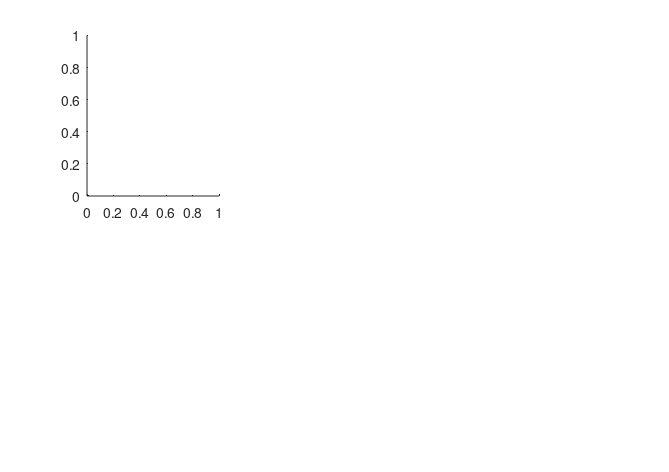

Write MATLAB code to recreate this figure. (Note: this script raises an error after producing the figure.)
clear;
clc;

saveFig= 1;
saveStats= 0;

figSize_cm= [10 5 17 12];
figure_prop_name = {'PaperPositionMode','units','Position', 'Renderer'};
figure_prop_val =  { 'auto'            ,'centimeters', figSize_cm, 'painters'};  % [Xcorner Ycorner Xwidth Ywidth]
figure(1);
clf;
set(gcf,figure_prop_name,figure_prop_val);

dirStruct.png= [pwd filesep 'final_figs' filesep];
dirStruct.stats= [pwd filesep 'tables_for_stats' filesep];

if ~isfolder(dirStruct.png)
    mkdir(dirStruct.png);
    mkdir(dirStruct.stats);
end

%%
NHchins= [321 322 325 338 341 343 346 347 354 355 373 374 379 394 395];
HIchins= [358 360 361 362 367 370];
prctPoint= [10 50];

%% ABRs
ABR_DataDir= ['ABR_Data' filesep];
freqs2use_Hz= [.5 1 2 4 8]*1e3;
freqs2use_kHz= freqs2use_Hz(:)/1e3;

abr_thresh_nh= nan(numel(freqs2use_Hz), numel(NHchins));
abr_thresh_preHI= nan(numel(freqs2use_Hz), numel(HIchins));
abr_thresh_postHI= nan(numel(freqs2use_Hz), numel(HIchins));

for nhVar= 1:length(NHchins)
    curChin= NHchins(nhVar);
    curDir= dir(sprintf('%sQ%d*NH*', ABR_DataDir, curChin));
    
    if isempty(curDir)
        fprintf('No baseline for Q%d\n', curChin);
    elseif numel(curDir)>1
        error('SSUp');
    else
        fprintf('Using %s\n', curDir.name);
        curData_fName= dir(sprintf('%s%s%s*.mat', ABR_DataDir, curDir.name, filesep));
        curData= load(sprintf('%s%s%s%s', ABR_DataDir, curDir.name, filesep, curData_fName.name));
        curData= curData.abrs;
        [~, inds]= ismember(freqs2use_Hz, curData.thresholds(:,1));
        abr_thresh_nh(:, nhVar)= curData.thresholds(inds,2);
    end
end

for nhVar= 1:length(HIchins)
    curChin= HIchins(nhVar);
    curDir= dir(sprintf('%sQ%d*NH*', ABR_DataDir, curChin));
    
    if isempty(curDir)
        fprintf('No baseline for Q%d\n', curChin);
    elseif numel(curDir)>1
        error('SSUp');
    else
        fprintf('Using %s\n', curDir.name);
        curData_fName= dir(sprintf('%s%s%s*.mat', ABR_DataDir, curDir.name, filesep));
        curData= load(sprintf('%s%s%s%s', ABR_DataDir, curDir.name, filesep, curData_fName.name));
        curData= curData.abrs;
        [~, inds]= ismember(freqs2use_Hz, curData.thresholds(:,1));
        abr_thresh_preHI(:, nhVar)= curData.thresholds(inds,2);
    end
end

for hiVar= 1:length(HIchins)
    curChin= HIchins(hiVar);
    curDir= dir(sprintf('%sQ%d*HI*', ABR_DataDir, curChin));
    
    if isempty(curDir)
        fprintf('No baseline for Q%d\n', curChin);
    elseif numel(curDir)>1
        error('SSUp');
    else
        fprintf('Using %s\n', curDir.name);
        curData_fName= dir(sprintf('%s%s%s*.mat', ABR_DataDir, curDir.name, filesep));
        curData= load(sprintf('%s%s%s%s', ABR_DataDir, curDir.name, filesep, curData_fName.name));
        curData= curData.abrs;
        [~, inds]= ismember(freqs2use_Hz, curData.thresholds(:,1));
        abr_thresh_postHI(:, hiVar)= curData.thresholds(inds,2);
    end
end

% Plot
plt.fontName='Arial';
plt.mrkSize= 4;
plt.mrkSize2= 6;
plt.lw1= 0.5;
plt.lw2= 1.5;
plt.lw3= 2.5;
plt.fontSize= 9;
plt.ttlFontSize= 11;
plt.tick_len= [.02 .02];
plt.ax_lw= 1;
plt.Q10_ticks_vals= [.5 1 5 10];
plt.Q10_ticks_labs= cellfun(@(x) num2str(x), num2cell(plt.Q10_ticks_vals), 'UniformOutput', false);
plt.plotVar= true;
plt.step4Avging= 1;
plt.window4Avging= 1;
plt.avgType= 50;
plt.MINpts= 7;

sp_ax(1)= subplot(231);
hold on;
plot(freqs2use_kHz, abr_thresh_nh, '-o', 'color', helper.get_color('b'), 'markersize', plt.mrkSize, 'linew', plt.lw1);

plot(freqs2use_kHz, abr_thresh_preHI, '-o', 'color', helper.get_color('b'), 'markersize', plt.mrkSize, 'linew', plt.lw1);
plot(freqs2use_kHz, nanmean([abr_thresh_nh, abr_thresh_preHI], 2), '-', 'color', 'b', 'markersize', plt.mrkSize, 'linew', plt.lw3);

plot(freqs2use_kHz, abr_thresh_postHI, '-o', 'color', helper.get_color('r'), 'markersize', plt.mrkSize, 'linew', plt.lw1);
plot(freqs2use_kHz, nanmean(abr_thresh_postHI, 2), '-', 'color', 'r', 'markersize', plt.mrkSize, 'linew', plt.lw3);

set(gca, 'xscale', 'log', 'xtick', freqs2use_kHz, 'TickLength', plt.tick_len);
xlim([.4 10]);
ylim([-19 90]);

% xlab_han= xlabel('Frequency (kHz)');
ylabHan(1)= ylabel('ABR Thresh. (dB SPL)', 'Units', 'normalized');
set(gca, 'fontsize', plt.fontSize, 'box', 'off', 'linew', plt.ax_lw, 'FontName', plt.fontName);

abr_thresh_shift= nanmean(abr_thresh_postHI, 2) - nanmean([abr_thresh_nh, abr_thresh_preHI], 2);


% Table
abr_nh_inds= find(all(~isnan(abr_thresh_nh)));
NHchin_str= repmat(cellfun(@(x) ['Q' num2str(x)], num2cell(NHchins(abr_nh_inds)), 'UniformOutput', false), numel(freqs2use_kHz), 1);
NHchins_hearing= repmat({'NH'}, numel(freqs2use_Hz), numel(abr_nh_inds));
freqs_tbl_nh= repmat(freqs2use_kHz(:), 1, numel(abr_nh_inds));

HIchins_str= repmat(cellfun(@(x) ['Q' num2str(x)], num2cell(HIchins), 'UniformOutput', false), numel(freqs2use_kHz), 1);
freqs_tbl_hi= repmat(freqs2use_kHz(:), 1, numel(HIchins));

HIchins_hearing_pre= repmat({'NH'}, numel(freqs2use_Hz), numel(HIchins));
HIchins_hearing_post= repmat({'HI'}, numel(freqs2use_Hz), numel(HIchins));

var_abr.chinID= [NHchin_str, HIchins_str, HIchins_str];
var_abr.hearing= [NHchins_hearing, HIchins_hearing_pre, HIchins_hearing_post];
var_abr.freq_kHz= [freqs_tbl_nh, freqs_tbl_hi, freqs_tbl_hi];
var_abr.abr_thresh= [abr_thresh_nh(:, abr_nh_inds), abr_thresh_preHI, abr_thresh_postHI];


tbl_abr= table(var_abr.chinID(:), var_abr.hearing(:), var_abr.freq_kHz(:), var_abr.abr_thresh(:), ...
    'VariableNames',{'chinID', 'hearing', 'freq_kHz', 'abr_thresh'});

if saveStats
    writetable(tbl_abr, [dirStruct.stats 'Fig1_abr_data_all.txt'], 'Delimiter', 'tab');
end

%% DPOAE
DirStruct.Codes= pwd;
xTicks= freqs2use_Hz;

DPoae_rootDataDir= '/media/parida/DATAPART1/Matlab/ExpData/Baselines/';

% each column is for one animal
freq27= load(['mat_data' filesep 'default_27freq_DPOAE.mat']);
freq27= freq27.default_27freq_DPOAE;

dp_summary_fName=['mat_data' filesep 'DPOAEdata.mat'];

forceRedoDP= false;
if ~exist(dp_summary_fName, 'file') || forceRedoDP
    addpath(DirStruct.Codes);
    dp_data_nh= nan(27, length(NHchins));
    dp_data_preHI= nan(27, length(HIchins));
    dp_data_postHI= nan(27, length(HIchins));
    
    for chinVar=1:length(NHchins)
        chinID=NHchins(chinVar);
        allChinDirs= dir([DPoae_rootDataDir '*' num2str(chinID) '*']);
        
        DPstruct.dirNum= find(contains(lower({allChinDirs.name}'), {'pre', 'nh'}));
        if ~isempty(DPstruct.dirNum)
            DPstruct.DataDir= allChinDirs(DPstruct.dirNum).name;
            DPstruct.dpFile= dir([DPoae_rootDataDir DPstruct.DataDir filesep '*dpoae*']);
            DPstruct.dpFile= [DPoae_rootDataDir DPstruct.DataDir filesep DPstruct.dpFile(1).name];
            DPstruct.calibFile= helper.get_lower_calibFile(DPstruct.dpFile);
            
            % Pre-exposure
            run(DPstruct.calibFile);
            DPstruct.calibData=ans;
            DPstruct.calibData=DPstruct.calibData.CalibData;
            %     run(NH.dpFile);
            %     NH.dpData= ans;
            out_DPOAE_data= helper.my_dpoae_analysis(DPstruct.dpFile);
            DPstruct.dpData=[out_DPOAE_data.dp_amp];
            DPstruct.freqs_Hz= [out_DPOAE_data.freq2];
            calib_at_freqs=0*DPstruct.freqs_Hz;
            
            for freqVar=1:length(DPstruct.freqs_Hz)
                calib_at_freqs(freqVar)= helper.CalibInterp(DPstruct.freqs_Hz(freqVar)/1e3, DPstruct.calibData);
            end
            
            if numel(DPstruct.dpData)~=27
                fprintf('chin %d\n', chinID);
            end
            
            dp_data_nh(:, chinVar)= interp1(DPstruct.freqs_Hz, DPstruct.dpData, freq27);
        end
    end
    
    
    for chinVar=1:length(HIchins)
        chinID=HIchins(chinVar);
        allChinDirs= dir([DPoae_rootDataDir '*' num2str(chinID) '*']);
        
        DPstruct.dirNum= find(contains(lower({allChinDirs.name}'), {'pre', 'nh'}));
        DPstruct.DataDir= allChinDirs(DPstruct.dirNum).name;
        DPstruct.dpFile= dir([DPoae_rootDataDir DPstruct.DataDir filesep '*dpoae*']);
        DPstruct.dpFile= [DPoae_rootDataDir DPstruct.DataDir filesep DPstruct.dpFile(1).name];
        DPstruct.calibFile= helper.get_lower_calibFile(DPstruct.dpFile);
        
        % Pre-exposure
        run(DPstruct.calibFile);
        DPstruct.calibData=ans;
        DPstruct.calibData=DPstruct.calibData.CalibData;
        %     run(NH.dpFile);
        %     NH.dpData= ans;
        out_DPOAE_data= helper.my_dpoae_analysis(DPstruct.dpFile);
        DPstruct.dpData=[out_DPOAE_data.dp_amp];
        DPstruct.freqs_Hz= [out_DPOAE_data.freq2];
        calib_at_freqs=0*DPstruct.freqs_Hz;
        
        for freqVar=1:length(DPstruct.freqs_Hz)
            calib_at_freqs(freqVar)= helper.CalibInterp(DPstruct.freqs_Hz(freqVar)/1e3, DPstruct.calibData);
        end
        
        if numel(DPstruct.dpData)~=27
            fprintf('chin %d\n', chinID);
        end
        
        dp_data_preHI(:, chinVar)= interp1(DPstruct.freqs_Hz, DPstruct.dpData, freq27);
    end
    
    
    for chinVar=1:length(HIchins)
        chinID=HIchins(chinVar);
        allChinDirs= dir([DPoae_rootDataDir '*' num2str(chinID) '*']);
        
        DPstruct.dirNum= find(contains(lower({allChinDirs.name}'), {'post', 'hi', 'pts'}));
        DPstruct.DataDir= allChinDirs(DPstruct.dirNum).name;
        DPstruct.dpFile= dir([DPoae_rootDataDir DPstruct.DataDir filesep '*dpoae*']);
        DPstruct.dpFile= [DPoae_rootDataDir DPstruct.DataDir filesep DPstruct.dpFile(1).name];
        DPstruct.calibFile= helper.get_lower_calibFile(DPstruct.dpFile);
        
        % Pre-exposure
        run(DPstruct.calibFile);
        DPstruct.calibData=ans;
        DPstruct.calibData=DPstruct.calibData.CalibData;
        %     run(NH.dpFile);
        %     NH.dpData= ans;
        out_DPOAE_data= helper.my_dpoae_analysis(DPstruct.dpFile);
        DPstruct.dpData=[out_DPOAE_data.dp_amp];
        DPstruct.freqs_Hz= [out_DPOAE_data.freq2];
        calib_at_freqs=0*DPstruct.freqs_Hz;
        
        for freqVar=1:length(DPstruct.freqs_Hz)
            calib_at_freqs(freqVar)= helper.CalibInterp(DPstruct.freqs_Hz(freqVar)/1e3, DPstruct.calibData);
        end
        
        if numel(DPstruct.dpData)~=27
            fprintf('chin %d\n', chinID);
        end
        
        dp_data_postHI(:, chinVar)= interp1(DPstruct.freqs_Hz, DPstruct.dpData, freq27);
    end
    save(dp_summary_fName, 'dp_data_nh', 'dp_data_preHI', 'dp_data_postHI');
    rmpath(DirStruct.Codes);
else
    load(dp_summary_fName);
end

sp_ax(4)= subplot(234);
hold on;
plot(freq27/1e3, dp_data_nh, '-o', 'color', helper.get_color('b'), 'markersize', plt.mrkSize, 'linew', plt.lw1);

plot(freq27/1e3, dp_data_preHI, '-o', 'color', helper.get_color('b'), 'markersize', plt.mrkSize, 'linew', plt.lw1);
% plot(freq27/1e3, nanmean(dp_data_nh, 2), '-', 'color', 'b', 'markersize', plt.mrkSize, 'linew', plt.lw3);
[~,~, lHan] = helper.octAVG_upd(repmat(freq27(:)/1e3, size(dp_data_nh, 2)+size(dp_data_preHI, 2), 1), [dp_data_nh(:); dp_data_preHI(:)], ...
    1, plt.step4Avging, plt.plotVar, plt.window4Avging);
set(lHan, 'linestyle', '-', 'color', 'b', 'markersize', plt.mrkSize, 'linew', plt.lw3);


plot(freq27/1e3, dp_data_postHI, '-o', 'color', helper.get_color('r'), 'markersize', plt.mrkSize, 'linew', plt.lw1);
% plot(freq27/1e3, nanmean(dp_data_postHI, 2), '-', 'color', 'r', 'markersize', plt.mrkSize, 'linew', plt.lw3);
[~,~, lHan] = helper.octAVG_upd(repmat(freq27(:)/1e3, size(dp_data_postHI, 2), 1), dp_data_postHI(:), 1, plt.step4Avging, plt.plotVar, plt.window4Avging);
set(lHan, 'linestyle', '-', 'color', 'r', 'markersize', plt.mrkSize, 'linew', plt.lw3);

set(gca, 'xscale', 'log', 'xtick', freqs2use_kHz, 'TickLength', plt.tick_len);
xlim([.4 10]);
xlab_han(1)= xlabel('Frequency (kHz)', 'Units', 'normalized');
ylabHan(2)= ylabel('DPOAE Amp (dB SPL)', 'Units', 'normalized');
set(gca, 'fontsize', plt.fontSize, 'box', 'off', 'linew', plt.ax_lw, 'FontName', plt.fontName);


% Table
dpoae_nh_inds= find(all(~isnan(dp_data_nh)));
NHchin_str= repmat(cellfun(@(x) ['Q' num2str(x)], num2cell(NHchins(dpoae_nh_inds)), 'UniformOutput', false), numel(freq27), 1);
NHchins_hearing= repmat({'NH'}, numel(freq27), numel(dpoae_nh_inds));
freqs_tbl_nh= repmat(freq27(:), 1, numel(dpoae_nh_inds));

HIchins_str= repmat(cellfun(@(x) ['Q' num2str(x)], num2cell(HIchins), 'UniformOutput', false), numel(freq27), 1);
freqs_tbl_hi= repmat(freq27(:), 1, numel(HIchins));

HIchins_hearing_pre= repmat({'NH'}, numel(freq27), numel(HIchins));
HIchins_hearing_post= repmat({'HI'}, numel(freq27), numel(HIchins));

var_dpoae.chinID= [NHchin_str, HIchins_str, HIchins_str];
var_dpoae.hearing= [NHchins_hearing, HIchins_hearing_pre, HIchins_hearing_post];
var_dpoae.freq_kHz= [freqs_tbl_nh, freqs_tbl_hi, freqs_tbl_hi];
var_dpoae.dpoae_amp= [dp_data_nh(:, dpoae_nh_inds), dp_data_preHI, dp_data_postHI];


tbl_dpoae= table(var_dpoae.chinID(:), var_dpoae.hearing(:), var_dpoae.freq_kHz(:), var_dpoae.dpoae_amp(:), ...
    'VariableNames',{'chinID', 'hearing', 'freq_kHz', 'dpoae_amp'});

if saveStats
    writetable(tbl_dpoae, [dirStruct.stats 'Fig1_dpoae_data_all.txt'], 'Delimiter', 'tab');
end


%% AN threshold data
anl.NHchins= [321 322 325 338 341 343 346 347 354 355 373 374 379 394 395];
anl.HIchins= [358 360 361 362 367 370];
uniqSpikeData= helper.load_danish_chin_data(anl);

nhInds= ismember([uniqSpikeData.chinID], NHchins);
hiInds= ismember([uniqSpikeData.chinID], HIchins);
cf_kHz= [uniqSpikeData.CF_Hz]/1e3;
thresh_dBSPL= [uniqSpikeData.thresh_dB];
TTR_dB= [uniqSpikeData.TTR_dB];
Q10_vals= [uniqSpikeData.Q10local];

save(['mat_data' filesep 'chin_thresh_data.mat'], 'nhInds', 'hiInds', 'cf_kHz', 'thresh_dBSPL', 'TTR_dB', 'Q10_vals');

minQ10= .5;
Q10_vals(Q10_vals<minQ10)= minQ10;

sp_ax(2)= subplot(232);
hold on;

plot(cf_kHz(nhInds), thresh_dBSPL(nhInds), 'x', 'color', helper.get_color('b'), 'MarkerSize', plt.mrkSize);
% [meanThreshNH,meanThFreqNH, lHan]= bf_trifilt(cf_kHz(nhInds), thresh_dBSPL(nhInds), plt.plotVar, 'b', plt.step4Avging, plt.avgType);
[meanThreshNH,meanThFreqNH, lHan] = helper.octAVG_upd(cf_kHz(nhInds), thresh_dBSPL(nhInds), plt.MINpts, plt.step4Avging, plt.plotVar, plt.window4Avging, plt.avgType);
set(lHan, 'linew', plt.lw3, 'LineStyle', '-', 'Color', 'b');
[~,~, lHan] = helper.octAVG_upd(cf_kHz(nhInds), thresh_dBSPL(nhInds), plt.MINpts, plt.step4Avging, plt.plotVar, plt.window4Avging, 10); % 10 ptile
set(lHan, 'linew', plt.lw2, 'LineStyle', '--', 'Color', 'b');


plot(cf_kHz(hiInds), thresh_dBSPL(hiInds), '+', 'color', helper.get_color('r'), 'MarkerSize', plt.mrkSize);
% [meanThreshHI,meanThFreqHI, lHan]= bf_trifilt(cf_kHz(hiInds), thresh_dBSPL(hiInds), plt.plotVar, 'r', plt.step4Avging, plt.avgType);
[meanThreshHI,meanThFreqHI, lHan] = helper.octAVG_upd(cf_kHz(hiInds), thresh_dBSPL(hiInds), plt.MINpts, plt.step4Avging, plt.plotVar, plt.window4Avging, plt.avgType);
set(lHan, 'linew', plt.lw3, 'LineStyle', '-', 'Color', 'r');
[~,~, lHan] = helper.octAVG_upd(cf_kHz(hiInds), thresh_dBSPL(hiInds), plt.MINpts, plt.step4Avging, plt.plotVar, plt.window4Avging, 10);
set(lHan, 'linew', plt.lw2, 'LineStyle', '--', 'Color', 'r');

% plot(cf_kHz(outlier_inds), thresh_dBSPL(outlier_inds), '+', 'color', helper.get_color('g'), 'MarkerSize', plt.mrkSize);
set(gca, 'xscale', 'log', 'xtick', freqs2use_kHz, 'TickLength', plt.tick_len);
xlim([.35 10]);
ylim([-19 90]);
ylabHan(3)= ylabel('ANF Thresh. (dB SPL)', 'Units', 'normalized');

legHan_line(1)= plot(nan, nan, '-b', 'linew', plt.lw2);
legHan_line(2)= plot(nan, nan, '-r', 'linew', plt.lw2);
[legHan, icons]= legend(legHan_line, 'NH', 'HI', 'Location', 'northwest', 'box', 'off');
icons(3).XData= mean(icons(4).XData) + [0 +.25];
icons(5).XData= mean(icons(6).XData) + [0 +.25];
legHan.Position(1:2)= [0.38, 0.58];


sp_ax(5)= subplot(235);
hold on;
plot(cf_kHz(nhInds), Q10_vals(nhInds), 'x', 'color', helper.get_color('b'), 'MarkerSize', plt.mrkSize);
[meanQ10NH,meanQ10FreqNH, lHan] = helper.octAVG_upd(cf_kHz(nhInds), Q10_vals(nhInds), plt.MINpts, plt.step4Avging, plt.plotVar, plt.window4Avging, plt.avgType);
set(lHan, 'linew', plt.lw3, 'LineStyle', '-', 'Color', 'b');

plot(cf_kHz(hiInds), Q10_vals(hiInds), '+', 'color', helper.get_color('r'), 'MarkerSize', plt.mrkSize);
[meanQ10HI,meanQ10FreqHI, lHan] = helper.octAVG_upd(cf_kHz(hiInds), Q10_vals(hiInds), plt.MINpts, plt.step4Avging, plt.plotVar, plt.window4Avging, plt.avgType);
set(lHan, 'linew', plt.lw3, 'LineStyle', '-', 'Color', 'r');

set(gca, 'xscale', 'log', 'xtick', freqs2use_kHz, 'TickLength', plt.tick_len, 'yscale', 'log', 'YTick', plt.Q10_ticks_vals, 'YTickLabel', plt.Q10_ticks_labs);
xlim([.35 10]);
xlab_han(2)= xlabel('Characteristic Frequency (kHz)', 'Units', 'normalized');
ylabHan(4)= ylabel('ANF Q_{10}', 'Units', 'normalized');

var_AN.chinID= [uniqSpikeData(:).chinID];
var_AN.hearing= cell(length([uniqSpikeData.chinID]), 1);
var_AN.hearing(nhInds)= {'NH'};
var_AN.hearing(hiInds)= {'HI'};
var_AN.log_cf_Hz= log([uniqSpikeData.CF_Hz]);
var_AN.thresh_dB= [uniqSpikeData.thresh_dB];
var_AN.Q10local= [uniqSpikeData.Q10local];

tbl_AN= table(var_AN.chinID(:), var_AN.hearing(:), var_AN.log_cf_Hz(:), var_AN.thresh_dB(:), var_AN.Q10local(:), TTR_dB(:), ...
    'VariableNames',{'chinID', 'hearing', 'cf_Hz_log', 'an_thresh', 'Q10local', 'TTR_dB'});

writetable(tbl_AN, [dirStruct.stats 'Fig1_AN_data_all.txt'], 'Delimiter', 'tab');


%% Threshld distribution data
plt.ten_pTileMRK= 'v';
plt.fifty_pTileMRK= 's';
plt.abrShiftMRK= '*';

CFcenters= [.5 1 2 4 8];
lowPtilePoint= min(prctPoint);

% Cat data
load('CATdata/Fig4_workspace.mat');

mat_BF_NH_cat= cell2mat(BF_N);
mat_BF_Imild_cat= cell2mat(BF_Imild);
mat_BF_Isev_cat= cell2mat(BF_Isev);
mat_BF_HI_cat= [mat_BF_Imild_cat, mat_BF_Isev_cat];


mat_Thr_NH_cat= cell2mat(Thr_N);
mat_Thr_Imild_cat= cell2mat(Thr_Imild);
mat_Thr_Isev_cat= cell2mat(Thr_Isev);
mat_Thr_HI_cat= [mat_Thr_Imild_cat, mat_Thr_Isev_cat];

prcTileData_NH_cat= nan(length(CFcenters), length(prctPoint));
prcTileData_HI_cat= nan(length(CFcenters), length(prctPoint));
stdData_NH_cat= nan(length(CFcenters), 1);
stdData_HI_cat= nan(length(CFcenters), 1);

for cfVar=1:length(CFcenters)
    curCFcent= CFcenters(cfVar);
    curCFstart= curCFcent/sqrt(2);
    curCFend= curCFcent*sqrt(2);
    
    for prcVar=1:length(prctPoint)
        curPrctVal= prctPoint(prcVar);
        prcTileData_NH_cat(cfVar, prcVar)= prctile(mat_Thr_NH_cat((mat_BF_NH_cat>curCFstart) & (mat_BF_NH_cat<curCFend)), curPrctVal);
        prcTileData_HI_cat(cfVar, prcVar)= prctile(mat_Thr_HI_cat((mat_BF_HI_cat>curCFstart) & (mat_BF_HI_cat<curCFend)), curPrctVal);
    end
    stdData_NH_cat(cfVar)= std(mat_Thr_NH_cat((mat_BF_NH_cat>curCFstart) & (mat_BF_NH_cat<curCFend)));
    stdData_HI_cat(cfVar)= std(mat_Thr_HI_cat((mat_BF_HI_cat>curCFstart) & (mat_BF_HI_cat<curCFend)));
end

tenPtile_Shift_HI_cat= prcTileData_HI_cat(:, prctPoint==lowPtilePoint) - prcTileData_NH_cat(:, prctPoint==lowPtilePoint);
fiftyPtile_Shift_HI_cat= prcTileData_HI_cat(:, prctPoint==50) - prcTileData_NH_cat(:, prctPoint==50);

%  Chin data
chin_data= load(['mat_data' filesep 'chin_thresh_data.mat']);

mat_BF_NH_chin= chin_data.cf_kHz(chin_data.nhInds);
mat_BF_HI_chin= chin_data.cf_kHz(chin_data.hiInds);

mat_Thr_NH_chin= chin_data.thresh_dBSPL(chin_data.nhInds);
mat_Thr_HI_chin= chin_data.thresh_dBSPL(chin_data.hiInds);


prcTileData_NH_chin= nan(length(CFcenters), length(prctPoint));
prcTileData_Imild_chin= nan(length(CFcenters), length(prctPoint));
stdData_NH_chin= nan(length(CFcenters), 1);
stdData_HI_chin= nan(length(CFcenters), 1);

for cfVar=1:length(CFcenters)
    curCFcent= CFcenters(cfVar);
    curCFstart= curCFcent/sqrt(2);
    curCFend= curCFcent*sqrt(2);
    
    for prcVar=1:length(prctPoint)
        curPrctVal= prctPoint(prcVar);
        
        curNHdata= mat_Thr_NH_chin((mat_BF_NH_chin>curCFstart) & (mat_BF_NH_chin<curCFend));
        if numel(curNHdata)>=plt.MINpts
            prcTileData_NH_chin(cfVar, prcVar)= prctile(curNHdata, curPrctVal);
        end
        
        curHIdata= mat_Thr_HI_chin( (mat_BF_HI_chin>curCFstart) & (mat_BF_HI_chin<curCFend) );
        if numel(curHIdata)>=plt.MINpts
            prcTileData_Imild_chin(cfVar, prcVar)= prctile(curHIdata, curPrctVal);
        end
    end
    stdData_NH_chin(cfVar)= std(mat_Thr_NH_chin((mat_BF_NH_chin>curCFstart) & (mat_BF_NH_chin<curCFend)));
    stdData_HI_chin(cfVar)= std(mat_Thr_HI_chin((mat_BF_HI_chin>curCFstart) & (mat_BF_HI_chin<curCFend)));
end

tenPtile_Shift_chin= prcTileData_Imild_chin(:, prctPoint==lowPtilePoint) - prcTileData_NH_chin(:, prctPoint==lowPtilePoint);
fiftyPtile_Shift_chin= prcTileData_Imild_chin(:, prctPoint==50) - prcTileData_NH_chin(:, prctPoint==50);


sp_ax(3)= subplot(233);
hold on;
plot(CFcenters, fiftyPtile_Shift_chin, plt.fifty_pTileMRK, 'color', helper.get_color('k'), 'MarkerSize', plt.mrkSize2);
plot(CFcenters, tenPtile_Shift_chin, plt.ten_pTileMRK, 'color', helper.get_color('k'), 'MarkerSize', plt.mrkSize2);
plot(freqs2use_kHz, abr_thresh_shift, '+', 'color', helper.get_color('k'), 'MarkerSize', plt.mrkSize2);
set(gca, 'xscale', 'log', 'xtick', CFcenters, 'TickLength', plt.tick_len);

[leg3_han, icons3]= legend('50%', '10%', 'ABR', 'box', 'on');
count= 1;
icons3(count).Position(1)= icons3(count).Position(1) - .12; count= count+1;
icons3(count).Position(1)= icons3(count).Position(1) - .12; count= count+1;
icons3(count).Position(1)= icons3(count).Position(1) - .12;
leg3_han.Position = [0.76 0.58 0.12 0.11];



ttleHan(1)= title('Chinchilla', 'Units', 'normalized');
ttleHan(1).Position(2)= .925;

sp_ax(6)= subplot(236);
hold on;
% lHan(1)= plot(CFcenters, fiftyPtile_Shift_Isev_cat, plt.fifty_pTileMRK, 'color', helper.get_color('m'), 'MarkerSize', plt.mrkSize2);
% lHan(2)= plot(CFcenters, tenPtile_Shift_Isev_cat, plt.ten_pTileMRK, 'color', helper.get_color('m'), 'MarkerSize', plt.mrkSize2);
lHan(3)= plot(CFcenters, fiftyPtile_Shift_HI_cat, plt.fifty_pTileMRK, 'color', helper.get_color('k'), 'MarkerSize', plt.mrkSize2);
lHan(4)= plot(CFcenters, tenPtile_Shift_HI_cat, plt.ten_pTileMRK, 'color', helper.get_color('k'), 'MarkerSize', plt.mrkSize2);
set(gca, 'xscale', 'log', 'xtick', CFcenters, 'TickLength', plt.tick_len);
xlab_han(3)= xlabel('Band Center Frequency (kHz)', 'Units', 'normalized');
ylabHan_cat_chin= ylabel('Shift in impaired re. normal (dB)', 'Units', 'normalized');
ylabHan_cat_chin.Position(1)= -.12;
ylabHan_cat_chin.Position(2)= 1.15;
ttleHan(2)= title('Cat', 'Units', 'normalized');
ttleHan(2).Position(2)= .925;

linkaxes(sp_ax, 'x')
linkaxes(sp_ax([3 6]), 'y')
ylim(sp_ax(3), [-10 max(ylim(sp_ax(3)))]);
ylim(sp_ax(3), [0 53]);

set(findall(gcf,'-property','FontSize'),'FontSize', plt.fontSize);
set(ttleHan,'FontSize', plt.ttlFontSize);
helper.add_subplot_letter_txp(2, 3, 11, .05, .95);

%% define new axes for AB
Xcorner_AB= .057;
Xwidth_AB= .26;
Xshift_AB= .074;
Ycorner_AB= .075;
Ywidth_AB= .407;
Yshift_AB= .1;

% B
set(sp_ax(4),'Position',[Xcorner_AB Ycorner_AB Xwidth_AB Ywidth_AB])
drawnow
% A
set(sp_ax(1),'Position',[Xcorner_AB Ycorner_AB+Ywidth_AB+Yshift_AB Xwidth_AB Ywidth_AB])
drawnow

% D
set(sp_ax(5),'Position',[Xcorner_AB+Xwidth_AB+Xshift_AB Ycorner_AB Xwidth_AB Ywidth_AB])
drawnow
% C
set(sp_ax(2),'Position',[Xcorner_AB+Xwidth_AB+Xshift_AB Ycorner_AB+Ywidth_AB+Yshift_AB Xwidth_AB Ywidth_AB])
drawnow

% F
set(sp_ax(6),'Position',[Xcorner_AB+2*Xwidth_AB+2*Xshift_AB Ycorner_AB Xwidth_AB Ywidth_AB])
drawnow
% E
set(sp_ax(3),'Position',[Xcorner_AB+2*Xwidth_AB+2*Xshift_AB Ycorner_AB+Ywidth_AB+Yshift_AB Xwidth_AB Ywidth_AB])
drawnow


plt.ylab_x12= -.13;
ylabHan(1).Position(1)= plt.ylab_x12;
ylabHan(2).Position(1)= plt.ylab_x12;

plt.ylab_x34= -.115;
ylabHan(3).Position(1)= plt.ylab_x34;
ylabHan(4).Position(1)= plt.ylab_x34;
drawnow;

xlabY= -.095;
xlab_han(1).Position(2)= xlabY;
xlab_han(2).Position(2)= xlabY;
xlab_han(3).Position(2)= xlabY;

if saveFig
    fName= sprintf('Fig1_nihl_model_smoothTC');
    print([dirStruct.png fName], '-dpng',  '-r600');
end


